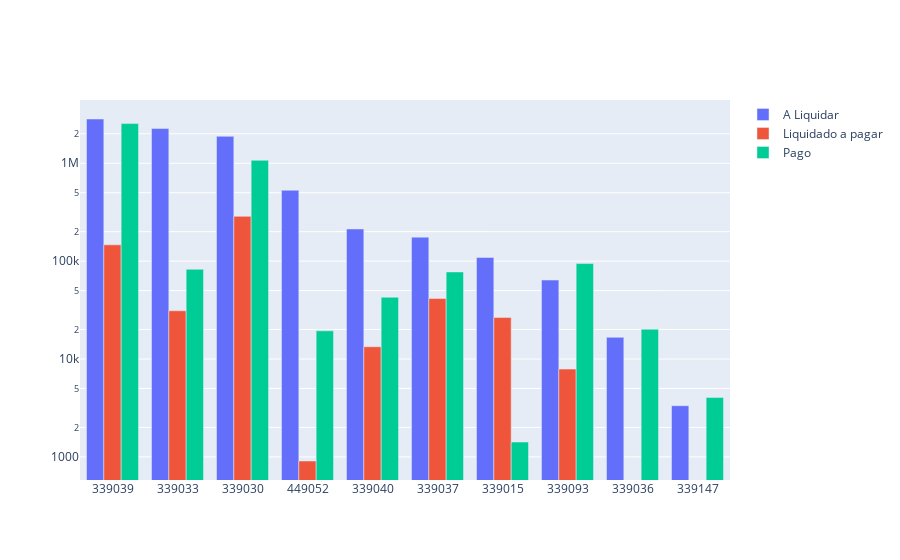

Source (notebook cell):
### Code cell
# Saldo a liquidar por ND
cols = ['ND', 'A_LIQUIDAR', 'LIQUIDADO_A_PAGAR', 'PAGO']

df_aux = df.loc[:, cols].groupby('ND').sum().sort_values(by= 'A_LIQUIDAR', ascending=False).reset_index()
df_aux = df_aux[df_aux['A_LIQUIDAR'] > 0]
# Criando o gráfico
fig = go.Figure()

# Adicionando as colunas y1, y2 e y3 no eixo y
fig.add_trace(go.Bar(x=df_aux['ND'], y=df_aux['A_LIQUIDAR'], name='A Liquidar'))
fig.add_trace(go.Bar(x=df_aux['ND'], y=df_aux['LIQUIDADO_A_PAGAR'], name='Liquidado a pagar'))
fig.add_trace(go.Bar(x=df_aux['ND'], y=df_aux['PAGO'], name='Pago'))

fig.update_traces(textposition = 'outside', cliponaxis = False, hovertemplate=None)
fig.update_layout(hovermode="x unified")
fig.update_yaxes(type="log")

fig.show()

### Figure 1 — Plotly figure (JSON) as saved in the notebook; plotly's stock layout.template omitted (floating-point values rounded to 4 significant figures)
{"data": [{"cliponaxis": false, "name": "A Liquidar", "textposition": "outside", "type": "bar", "x": ["339039", "339033", "339030", "449052", "339040", "339037", "339015", "339093", "339036", "339147"], "y": [2833000.0, 2265000.0, 1884000.0, 530200.0, 213100.0, 175900.0, 109100.0, 64090.0, 16660.0, 3332.0]}, {"cliponaxis": false, "name": "Liquidado a pagar", "textposition": "outside", "type": "bar", "x": ["339039", "339033", "339030", "449052", "339040", "339037", "339015", "339093", "339036", "339147"], "y": [146800.0, 31110.0, 286700.0, 907.9, 13340.0, 41500.0, 26610.0, 7891.0, 0, 0]}, {"cliponaxis": false, "name": "Pago", "textposition": "outside", "type": "bar", "x": ["339039", "339033", "339030", "449052", "339040", "339037", "339015", "339093", "339036", "339147"], "y": [2544000.0, 82550.0, 1072000.0, 19410.0, 42780.0, 77550.0, 1418.0, 94470.0, 20190.0, 4037.0]}], "layout": {"hovermode": "x unified", "yaxis": {"type": "log"}}}
